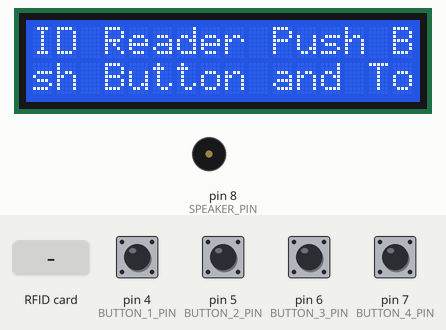
This sketch was run on a simulated Arduino Uno, built with avr-gcc and run on an emulated ATmega328P. Shown: 16×2 character LCD, buzzer (waves = sounding). Inputs (shaded band) come from the test bench; at power-on: pin 4 (BUTTON_1_PIN), pin 5 (BUTTON_2_PIN), pin 6 (BUTTON_3_PIN), pin 7 (BUTTON_4_PIN) HIGH. What the sketch prints to the serial monitor is not drawn.

Above: at 1.3 s.
1.4 s: RFID card 5E 7A 19 C4 held to the reader
At 2.1 s:
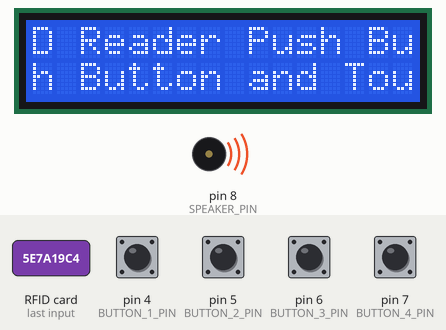
4.4 s: pin 4 (BUTTON_1_PIN) pulled LOW for 0.15 s
At 4.77 s:
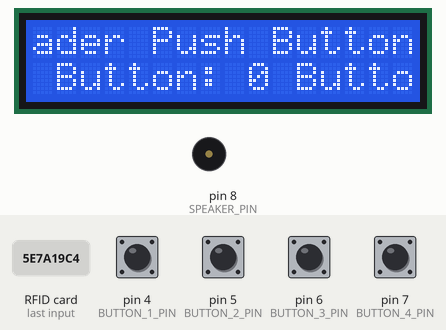
5.1 s: pin 5 (BUTTON_2_PIN) pulled LOW for 0.15 s
At 5.39 s:
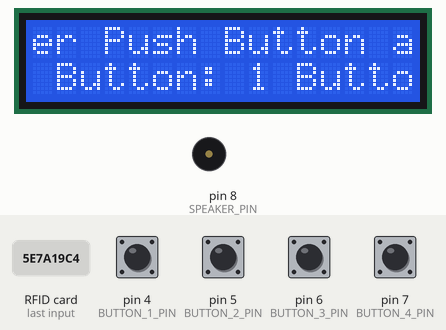
5.8 s: pin 6 (BUTTON_3_PIN) pulled LOW for 0.15 s
At 6.01 s:
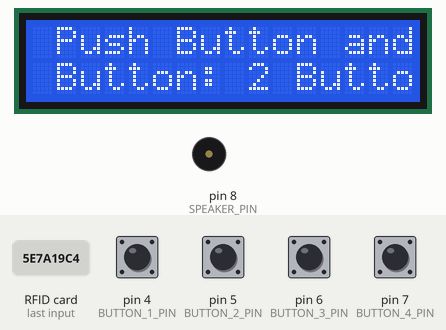
6.5 s: pin 7 (BUTTON_4_PIN) pulled LOW for 0.15 s
At 6.94 s:
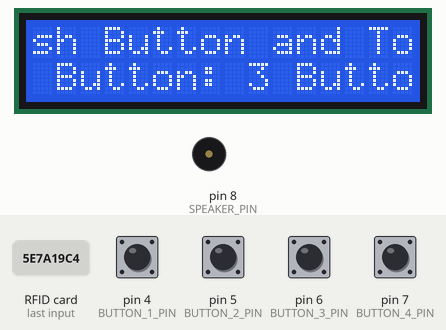
7.2 s: pin 4 (BUTTON_1_PIN) pulled LOW for 1 s
At 7.56 s:
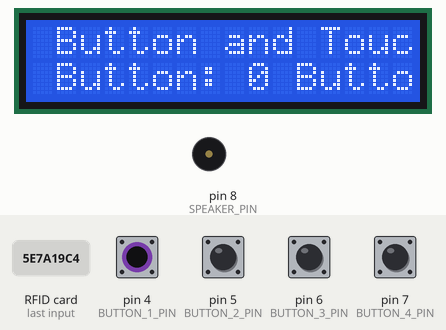
Timing chart, 0 to 10.2 s (numbered marks = the images above; inputs shaded):
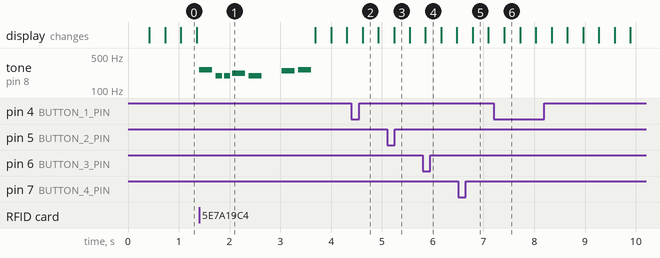

The sketch:

RFIDXBeeWifi.ino
```cpp
/*
   RFID reader based on this example https://github.com/miguelbalboa/rfid
   2017/4/15 Modified by TadaMatz
   Tell card id beased on UID
   RGB LED is optional

   2017/4/21 Modified by TadaMatz
   Delete RGB
   Add Piezzo Speaker
*/

#define PACKET_PREFIX_RRN "RRN" //RFID reader Node

//RFID reader
#include <SPI.h>
#include <MFRC522.h>
#define RST_PIN         9          // Configurable, see typical pin layout above
#define SS_PIN        10         // Configurable, take a unused pin, only HIGH/LOW required, must be diffrent to SS 2
MFRC522 mfrc522;   // Create MFRC522 instance.

//speaker
#include "speaker.h"
#define SPEAKER_PIN 8

//buttons
#include "button.h"
#define BUTTON_1_PIN 4
#define BUTTON_2_PIN 5
#define BUTTON_3_PIN 6
#define BUTTON_4_PIN 7
Buttons buttons = Buttons(BUTTON_1_PIN, BUTTON_2_PIN, BUTTON_3_PIN, BUTTON_4_PIN);

//LCD
#include "lcd.h"
#define LCD_RS_PIN 3
#define LCD_RW_PIN A1
#define LCD_ENABLE_PIN 2
#define LCD_D4_PIN A4
#define LCD_D5_PIN A2
#define LCD_D6_PIN A5
#define LCD_D7_PIN A3
MyLCD lcd(LCD_RS_PIN, LCD_RW_PIN, LCD_ENABLE_PIN, LCD_D4_PIN, LCD_D5_PIN, LCD_D6_PIN, LCD_D7_PIN);

////Software Serial connection (connected to XBee Wifi)
//#include <SoftwareSerial.h>
//SoftwareSerial ssXBee(2, 3);

/**
   Initialize.
*/
void setup() {
  Serial.begin(9600); // Initialize serial communications with the PC

  //RFID reader
  SPI.begin();        // Init SPI bus
  mfrc522.PCD_Init(SS_PIN, RST_PIN); // Init each MFRC522 card
  //  mfrc522.PCD_DumpVersionToSerial();

  //LCD
  lcd.initialize();
  lcd.updateString("RFID Reader Push Button and Touch me!! ", 0);
  lcd.updateString("Push Button and Touch me!! ", 1);

  //  //ssXBee
  //  ssXBee.begin(9600);
}

/**
   Main loop.
*/
void loop() {
  if (buttons.updateLastButtonNumber()) {
    String tempLCDStr = "";
    tempLCDStr += " Button: ";
    tempLCDStr += String(buttons.lastButtonNumber);
    lcd.updateString(tempLCDStr, 1);
  }

  if (mfrc522.PICC_IsNewCardPresent() && mfrc522.PICC_ReadCardSerial()) { // Look for new cards
    // Show some details of the PICC (that is: the tag/card)
    //    Serial.print(F("New Card Detected!! Card UID:"));
    String tempUidStr = dump_byte_array_to_string(mfrc522.uid.uidByte, mfrc522.uid.size);
    tempUidStr.trim();
    //    Serial.print(tempUidStr);
    //    Serial.println();

    //    Serial.print(F("PICC type: "));
    MFRC522::PICC_Type piccType = mfrc522.PICC_GetType(mfrc522.uid.sak);
    //    Serial.println(mfrc522.PICC_GetTypeName(piccType));

    mfrc522.PICC_HaltA(); // Halt PICC
    mfrc522.PCD_StopCrypto1(); // Stop encryption on PCD

    //    //ssXBee
    //    String xbeeStr = "RFID-UID,";
    //    xbeeStr += tempUidStr;
    //    ssXBee.println(xbeeStr);

    //buttons
    //    Serial.print("lastButtonNumber: ");
    //    Serial.println(buttons.lastButtonNumber);

    //data send
    Serial.print(PACKET_PREFIX_RRN);
    Serial.print(",");
    Serial.print(tempUidStr);
    Serial.print(",");
    Serial.print(buttons.lastButtonNumber);
    Serial.println("");

    //LCD
    String tempLCDStr = "";
    tempLCDStr += " Button: ";
    tempLCDStr += String(buttons.lastButtonNumber);
    tempLCDStr += " RFID-UID: ";
    tempLCDStr += tempUidStr;
    lcd.updateString(tempLCDStr, 1);

    //speaker
    melody(SPEAKER_PIN);
  } //if (mfrc522.PICC_IsNewC

  //LCD
  lcd.scroll(300);
}

/**
   Helper routine to dump a byte array as hex values to Serial.
*/
void dump_byte_array(byte *buffer, byte bufferSize) {
  for (byte i = 0; i < bufferSize; i++) {
    Serial.print(buffer[i] < 0x10 ? " 0" : " ");
    Serial.print(buffer[i], HEX);
  }
}

String dump_byte_array_to_string(byte *buffer, byte bufferSize) {
  String str = "";
  for (byte i = 0; i < bufferSize; i++) {
    str += String(buffer[i] < 0x10 ? " 0" : " ");
    str += String(buffer[i], HEX);
  }
  return str;
}
```

button.cpp
```cpp
#include "button.h"

Buttons::Buttons(int pin1, int pin2, int pin3, int pin4) {
  lastButtonNumber = 0;
  pins[0] = pin1;
  pins[1] = pin2;
  pins[2] = pin3;
  pins[3] = pin4;
  for (int i = 0; i < (sizeof(pins) / sizeof(int)); i++) pinMode(pins[i], INPUT_PULLUP);
}

boolean Buttons::updateLastButtonNumber() {
  boolean pushedFlag = false;
  for (int i = 0; i < (sizeof(pins) / sizeof(int)); i++) {
    if (digitalRead(pins[i]) == LOW) { //CAUTION!! INPUT_PULLUP is used!
      lastButtonNumber = i;
      pushedFlag = true;
    }
  }
  return pushedFlag;
}
```

button.h
```cpp
#ifndef BUTTON_H
#define BUTTON_H

#include "Arduino.h"

class Buttons {
  public:
    int lastButtonNumber;
    int pins[4];
    Buttons(int pin1, int pin2, int pin3, int pin4);
    boolean updateLastButtonNumber();
};

#endif
```

pitches.h
```cpp
/*************************************************
 * Public Constants
 *************************************************/

#define NOTE_B0  31
#define NOTE_C1  33
#define NOTE_CS1 35
#define NOTE_D1  37
#define NOTE_DS1 39
#define NOTE_E1  41
#define NOTE_F1  44
#define NOTE_FS1 46
#define NOTE_G1  49
#define NOTE_GS1 52
#define NOTE_A1  55
#define NOTE_AS1 58
#define NOTE_B1  62
#define NOTE_C2  65
#define NOTE_CS2 69
#define NOTE_D2  73
#define NOTE_DS2 78
#define NOTE_E2  82
#define NOTE_F2  87
#define NOTE_FS2 93
#define NOTE_G2  98
#define NOTE_GS2 104
#define NOTE_A2  110
#define NOTE_AS2 117
#define NOTE_B2  123
#define NOTE_C3  131
#define NOTE_CS3 139
#define NOTE_D3  147
#define NOTE_DS3 156
#define NOTE_E3  165
#define NOTE_F3  175
#define NOTE_FS3 185
#define NOTE_G3  196
#define NOTE_GS3 208
#define NOTE_A3  220
#define NOTE_AS3 233
#define NOTE_B3  247
#define NOTE_C4  262
#define NOTE_CS4 277
#define NOTE_D4  294
#define NOTE_DS4 311
#define NOTE_E4  330
#define NOTE_F4  349
#define NOTE_FS4 370
#define NOTE_G4  392
#define NOTE_GS4 415
#define NOTE_A4  440
#define NOTE_AS4 466
#define NOTE_B4  494
#define NOTE_C5  523
#define NOTE_CS5 554
#define NOTE_D5  587
#define NOTE_DS5 622
#define NOTE_E5  659
#define NOTE_F5  698
#define NOTE_FS5 740
#define NOTE_G5  784
#define NOTE_GS5 831
#define NOTE_A5  880
#define NOTE_AS5 932
#define NOTE_B5  988
#define NOTE_C6  1047
#define NOTE_CS6 1109
#define NOTE_D6  1175
#define NOTE_DS6 1245
#define NOTE_E6  1319
#define NOTE_F6  1397
#define NOTE_FS6 1480
#define NOTE_G6  1568
#define NOTE_GS6 1661
#define NOTE_A6  1760
#define NOTE_AS6 1865
#define NOTE_B6  1976
#define NOTE_C7  2093
#define NOTE_CS7 2217
#define NOTE_D7  2349
#define NOTE_DS7 2489
#define NOTE_E7  2637
#define NOTE_F7  2794
#define NOTE_FS7 2960
#define NOTE_G7  3136
#define NOTE_GS7 3322
#define NOTE_A7  3520
#define NOTE_AS7 3729
#define NOTE_B7  3951
#define NOTE_C8  4186
#define NOTE_CS8 4435
#define NOTE_D8  4699
#define NOTE_DS8 4978
```

speaker.cpp
```cpp
#include "speaker.h"

void melody(int pin) {
  // notes in the melody:
  int melody[] = {
    NOTE_C4, NOTE_G3, NOTE_G3, NOTE_A3, NOTE_G3, 0, NOTE_B3, NOTE_C4
  };

  // note durations: 4 = quarter note, 8 = eighth note, etc.:
  int noteDurations[] = {
    4, 8, 8, 4, 4, 4, 4, 4
  };

  // iterate over the notes of the melody:
  for (int thisNote = 0; thisNote < 8; thisNote++) {

    // to calculate the note duration, take one second
    // divided by the note type.
    //e.g. quarter note = 1000 / 4, eighth note = 1000/8, etc.
    int noteDuration = 1000 / noteDurations[thisNote];
    tone(pin, melody[thisNote], noteDuration);

    // to distinguish the notes, set a minimum time between them.
    // the note's duration + 30% seems to work well:
    int pauseBetweenNotes = noteDuration * 1.30;
    delay(pauseBetweenNotes);
    // stop the tone playing:
    noTone(pin);
  }
}
```

speaker.h
```cpp
#ifndef SPEAKER_H
#define SPEAKER_H
#include <Arduino.h>
#include "pitches.h"

void melody(int);
#endif
```

lcd.cpp
```cpp
#include "lcd.h"

MyLCD::MyLCD(int a, int b, int c, int d, int e, int f, int g) : LiquidCrystal(a, b, c, d, e, f, g) {
  //引数があるコンストラクタはこうやれば呼び出せる！引数を書いてあげるのか。
  /*LiquidCrystal(rs(4), rw(5), enable(6), d4(11), d5(12), d6(13), d7(14))  = ( 4, 5, 6, 11, 12, 13, 14) in LCD*/
}

void MyLCD::initialize() {
  begin(LCD_COLS, 2);
  str1 = "Hello. This is LCD display. ";
  str2 = "Here is for str2. ";
  str1Pos = 0;
  str2Pos = 0;
  pastMillis = millis();
}

void MyLCD::scroll(long interval) {
  if (millis() - pastMillis < interval) return;
  pastMillis = millis();
  for (int i = 0; i < LCD_COLS; i++) {
    int tempPos;
    setCursor(i, 0);
    tempPos = i + str1Pos;
    if (tempPos >= str1.length()) tempPos = tempPos - str1.length();
    print(str1.charAt(tempPos));

    setCursor(i, 1);
    tempPos = i + str2Pos;
    if (tempPos >= str2.length()) tempPos = tempPos - str2.length();
    print(str2.charAt(tempPos));
  }

  str1Pos++;
  if (str1Pos >= str1.length()) str1Pos = 0;
  str2Pos++;
  if (str2Pos >= str2.length()) str2Pos = 0;
}

void MyLCD::updateString(String str, int line) {
  if (line == 0) {
    str1 = str;
    str1Pos = 0;
  } else if (line == 1) {
    str2 = str;
    str2Pos = 0;
  }
}
```

lcd.h
```cpp
#ifndef LCD_H
#define LCD_H

#include "Arduino.h"
#include<LiquidCrystal.h>
#define LCD_COLS 16

class MyLCD : public LiquidCrystal {
  public:
    String str1;
    String str2;
    int str1Pos;
    int str2Pos;
    unsigned long pastMillis;
    MyLCD(int a, int b, int c, int d, int e, int f, int g);
    void initialize();
    void scroll(long interval);
    void updateString(String str, int line);
};
#endif
```

Measured:
- after the input at 1.4 s, tone on pin 8 (SPEAKER_PIN): plays 262 Hz for 0.25 s, 196 Hz for 0.13 s, 196 Hz for 0.13 s, 220 Hz for 0.25 s, 196 Hz for 0.25 s, 247 Hz for 0.25 s … (7 notes in this stretch), starting at once
- after the input at 4.4 s, the display: changes after 0.22 s (image 2)
- after the input at 5.1 s, the display: changes after 0.14 s (image 3)
- after the input at 5.8 s, the display: changes after 0.06 s (image 4)
- after the input at 6.5 s, the display: changes after 0.29 s (image 5)
- after the input at 7.2 s, the display: changes after 0.21 s (image 6)
